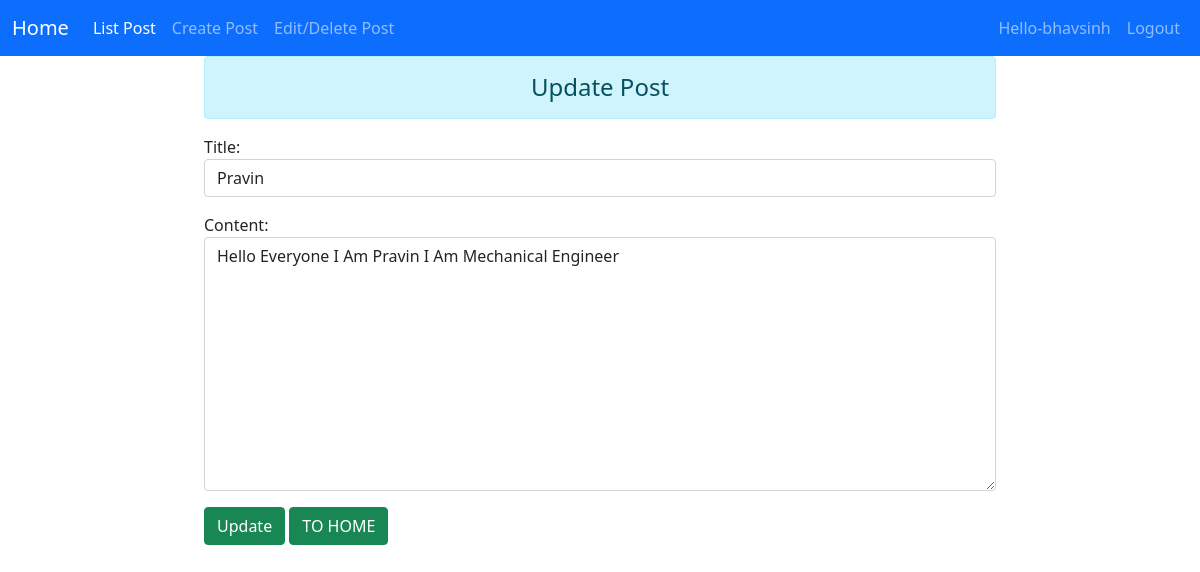
The app's page /update/3 (signed in) with its own data.
### BlogApp/models.py (models this page shows, shortened)
class Post(models.Model):
    title = models.CharField(max_length=5000)
    content = models.TextField()
    created_on = models.DateTimeField(auto_now_add=True)
    likes = models.ManyToManyField(User, related_name='blogpost_like', blank=True)

### BlogApp/views.py (the view)
# urls.py: path('update/<int:id>',views.update_data,name="updatedata"),
def update_data(request, id):
    if request.method == 'POST':
        pi = Post.objects.get(pk=id)
        fm = AddPost(request.POST, instance=pi)
        if fm.is_valid():
            fm.save()
            return HttpResponseRedirect('/list_post')
    else:
        pi = Post.objects.get(pk=id)
        fm = AddPost(instance=pi)
    return render(request, 'update.html', {'form': fm, 'isAdd': False})

### BlogApp/forms.py
class AddPost(forms.ModelForm):
    class Meta:
        model = Post
        fields = ('title', 'content')
        widgets = {
            'title': forms.TextInput(attrs={'class': 'form-control'}),
            'content': forms.Textarea(attrs={'class': 'form-control'}),
        }

### BlogApp/templates/update.html (shortened to what this page needs)
{% extends 'base.html' %}
{% block content %}
{% if  isAdd is not True %}
<div class="row">
<div class="col-sm-8 offset-2">
<h4 class="text-center alert alert-info"> Update Post</h4>
<form action="" method="POST" class="d-inline">
{{form.as_p}}
<input type="submit" class="btn btn-success" value="Update">
<a href="{% url 'blog_post' %}" class="btn btn-success">TO HOME</a>
</form>
</div>
</div>
{% endif%}
{% endblock content %}

### BlogApp/templates/base.html (shortened to what this page needs)
<!doctype html>
<html lang="en">
  <head>
    <link href="https://cdn.jsdelivr.net/npm/bootstrap@5.0.0-beta1/dist/css/bootstrap.min.css" rel="stylesheet">
  </head>
  <body>
    <nav class="navbar navbar-expand-lg navbar-dark bg-primary justify-content-between">
  <div class="container-fluid">
    <a class="navbar-brand" href="/blog_post">Home</a>
    <div class="collapse navbar-collapse" id="navbarSupportedContent">
      <ul class="navbar-nav me-auto mb-2 mb-lg-0">
        <li class="nav-item">
          <a class="nav-link active" aria-current="page" href="/blog_post">List Post</a>
        </li>
        <li class="nav-item">
          <a class="nav-link" href="/addpost">Create Post</a>
        </li>
        <li class="nav-item">
          <a class="nav-link" href="/list_post">Edit/Delete Post</a>
        </li>
      </ul>
     {% if user.is_authenticated %}
        <ul class="navbar-nav mr-sm-2">
					<li class="nav-item"> <a class="nav-link">Hello-{{user.username}}</a></li>
					<li class="nav-item">
					    <a class="nav-link" href="/logout">Logout</a>
					</li>
          {% endif %}
    </div>
  </div>
</nav>
{% block content %}
{% endblock content %}
  </body>
</html>

### records on screen
Post: title "Pravin", content "Hello Everyone I Am Pravin I Am Mechanical Engineer"

### other values on screen
{{ user.username }} "bhavsinh"
